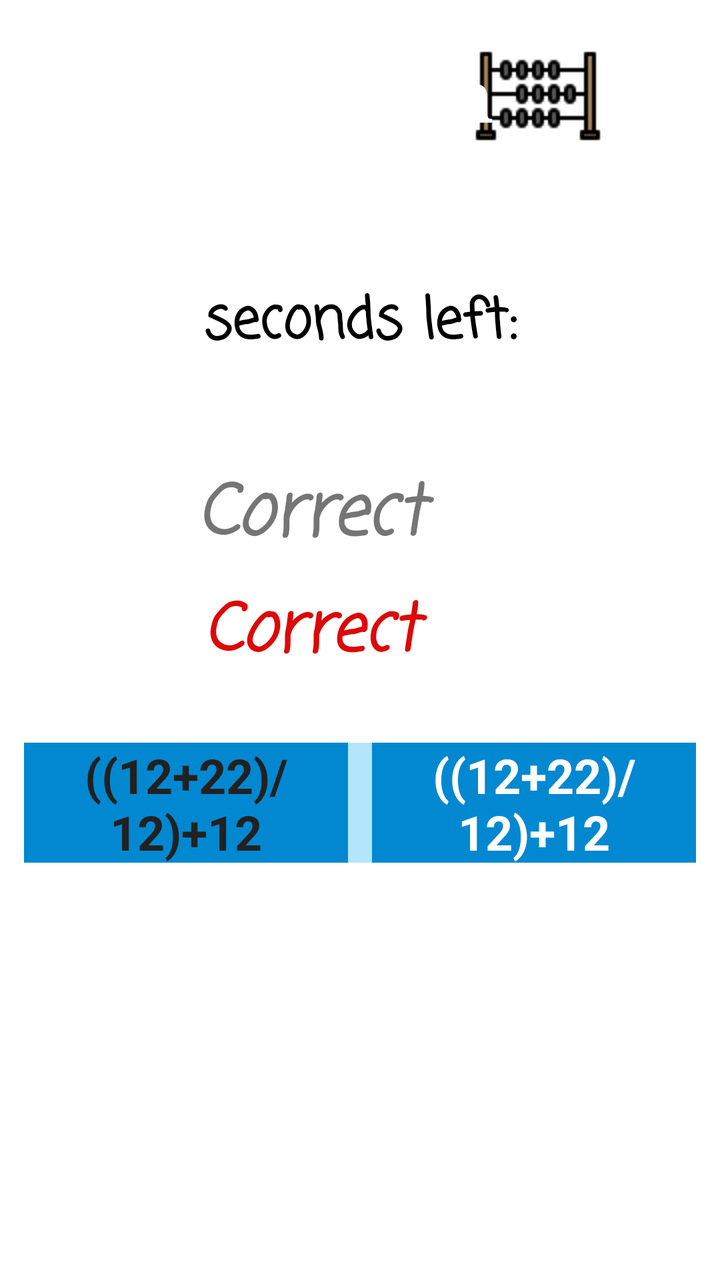
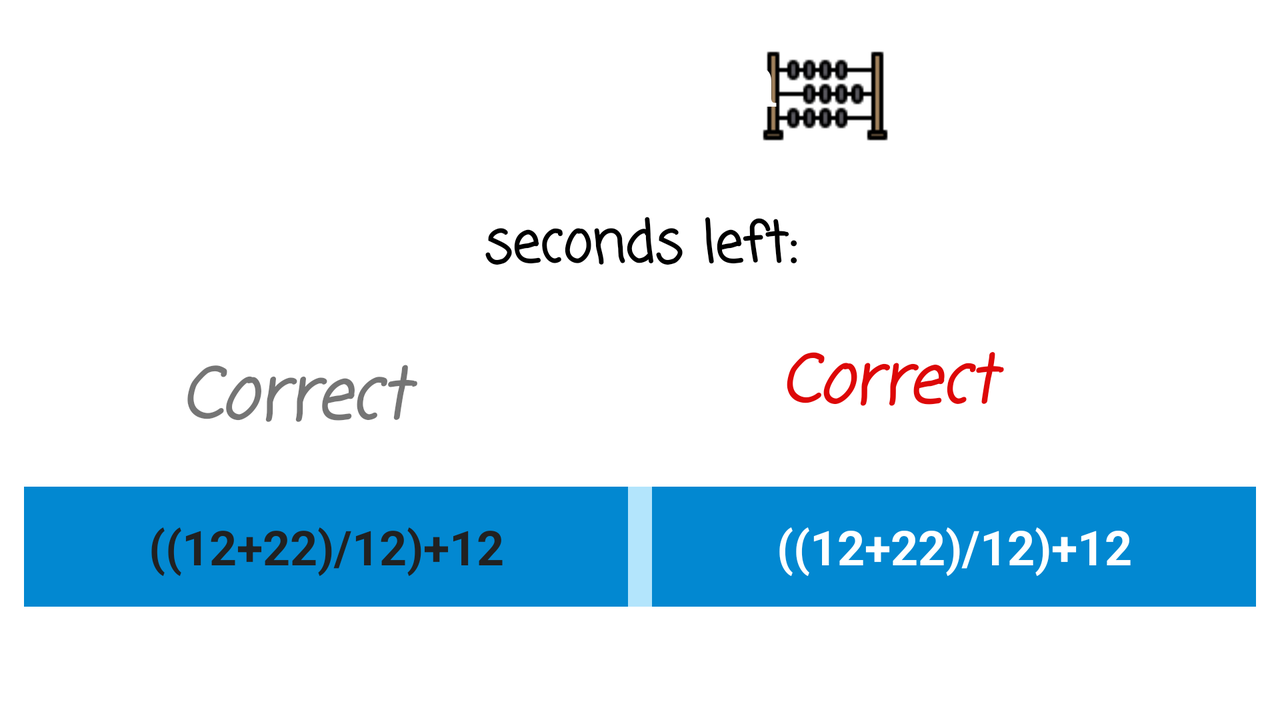

One screen, two layout resources from the same app: the default and the repository's alternative for another configuration. Each is rendered where Android would select it; the XML of both is given below.
<!-- AndroidManifest.xml: application theme Theme.MobileCwOne -->
<!-- res/layout/activity_main.xml -->
<?xml version="1.0" encoding="utf-8"?>
<androidx.constraintlayout.widget.ConstraintLayout xmlns:android="http://schemas.android.com/apk/res/android"
    xmlns:app="http://schemas.android.com/apk/res-auto"
    xmlns:tools="http://schemas.android.com/tools"
    android:layout_width="match_parent"
    android:layout_height="match_parent"
    android:background="@drawable/background"
    android:id="@+id/mainBackground"
    tools:context=".MainActivity">


    <ImageView
        android:id="@+id/imageView"
        android:layout_width="wrap_content"
        android:layout_height="wrap_content"
        android:layout_marginTop="16dp"
        android:contentDescription="@string/todo"
        app:layout_constraintEnd_toEndOf="parent"
        app:layout_constraintHorizontal_bias="0.801"
        app:layout_constraintStart_toStartOf="parent"
        app:layout_constraintTop_toTopOf="parent"
        app:srcCompat="@drawable/abacus" />

    <TextView
        android:id="@+id/headingTxt"
        android:layout_width="wrap_content"
        android:layout_height="wrap_content"
        android:layout_marginTop="24dp"
        android:fontFamily="serif"
        android:text="@string/Header"
        android:textAlignment="center"
        android:textColor="@color/white"
        android:textSize="35sp"
        android:textStyle="bold"
        app:layout_constraintEnd_toEndOf="parent"
        app:layout_constraintHorizontal_bias="0.293"
        app:layout_constraintStart_toStartOf="parent"
        app:layout_constraintTop_toTopOf="parent" />

    <LinearLayout
        android:id="@+id/timerLiner"
        android:layout_width="match_parent"
        android:layout_height="80dp"
        android:layout_marginTop="50dp"
        android:orientation="horizontal"
        app:layout_constraintEnd_toEndOf="parent"
        app:layout_constraintHorizontal_bias="0.0"
        app:layout_constraintStart_toStartOf="parent"
        app:layout_constraintTop_toBottomOf="@id/headingTxt">

        <TextView
            android:id="@+id/timerTxt"
            android:layout_width="0dp"
            android:layout_height="match_parent"
            android:layout_weight="1"
            android:fontFamily="casual"
            android:gravity="center_horizontal|center_vertical"
            android:text="@string/seconds_left"
            android:textColor="@color/black"
            android:textSize="28sp"
            android:textStyle="bold" />


    </LinearLayout>

    <LinearLayout
        android:id="@+id/validityLinear"
        android:layout_width="250dp"
        android:layout_height="50dp"
        android:layout_marginTop="30dp"
        android:weightSum="5"
        android:orientation="horizontal"
        app:layout_constraintEnd_toEndOf="parent"
        app:layout_constraintStart_toStartOf="parent"
        app:layout_constraintTop_toBottomOf="@id/timerLiner">

        <TextView
            android:id="@+id/answerValidityTxt"
            android:layout_width="0dp"
            android:layout_height="match_parent"
            android:layout_weight="4"
            android:fontFamily="casual"
            android:textAlignment="center"
            android:textSize="35sp"
            android:textStyle="italic|bold"
            tools:ignore="TextContrastCheck"
            tools:text="Correct" />

        <ImageView
            android:id="@+id/answerValidityImg"
            android:layout_width="0dp"
            android:layout_height="wrap_content"
            android:layout_weight="1"
            tools:srcCompat="@tools:sample/avatars"
            android:contentDescription="@string/right_or_wrong" />

    </LinearLayout>

    <LinearLayout
        android:id="@+id/wrongAnswersLinear"
        android:layout_width="250dp"
        android:layout_height="50dp"
        android:layout_marginTop="10dp"
        android:weightSum="5"
        android:orientation="horizontal"
        app:layout_constraintEnd_toEndOf="parent"
        app:layout_constraintStart_toStartOf="parent"
        app:layout_constraintTop_toBottomOf="@id/validityLinear">

        <TextView
            android:id="@+id/answerValidityTxt1"
            android:layout_width="0dp"
            android:layout_height="match_parent"
            android:layout_weight="4"
            android:fontFamily="casual"
            android:textColor="@color/red"
            android:textAlignment="center"
            android:textSize="33sp"
            android:textStyle="italic|bold"
            tools:ignore="TextContrastCheck"
            tools:text="Correct" />

        <ImageView
            android:id="@+id/answerValidityImg1"
            android:layout_width="0dp"
            android:layout_height="wrap_content"
            android:layout_weight="1"
            tools:srcCompat="@tools:sample/avatars"
            android:contentDescription="@string/right_or_wrong" />

    </LinearLayout>


    <LinearLayout
        android:layout_marginStart="12dp"
        android:layout_marginEnd="12dp"
        android:id="@+id/equationLinear"
        android:background="@color/primary_light"
        android:layout_width="match_parent"
        android:weightSum="2"
        android:layout_height="60dp"
        android:orientation="horizontal"
        android:layout_marginTop="90dp"
        app:layout_constraintEnd_toEndOf="parent"
        app:layout_constraintStart_toStartOf="parent"
        app:layout_constraintTop_toBottomOf="@id/validityLinear">

        <TextView
            android:id="@+id/equationOneTxt"
            android:layout_width="0dp"
            android:layout_height="match_parent"
            android:layout_marginEnd="6dp"
            android:layout_weight="1"
            android:background="@color/primary_dark"
            android:gravity="center_horizontal|center_vertical"
            android:textColor="@color/primary_text"
            android:textSize="24sp"
            android:textStyle="bold"

            tools:ignore="TextContrastCheck"
            tools:text="((12+22)/12)+12" />

        <TextView
            android:textStyle="bold"
            android:textColor="@color/white"
            android:id="@+id/equationTwoTxt"
            android:layout_width="0dp"
            android:layout_height="match_parent"
            android:layout_marginStart="6dp"
            android:layout_weight="1"
            android:background="@color/primary_dark"
            android:gravity="center_horizontal|center_vertical"
            android:textSize="24sp"
            tools:ignore="TextContrastCheck"
            tools:text="((12+22)/12)+12" />
    </LinearLayout>

    <LinearLayout
        android:padding="2dp"
        android:weightSum="3"
        android:layout_width="match_parent"
        android:layout_height="70dp"
        android:layout_marginTop="90dp"

        android:orientation="horizontal"
        app:layout_constraintEnd_toEndOf="parent"
        app:layout_constraintStart_toStartOf="parent"
        app:layout_constraintTop_toBottomOf="@id/equationLinear">

        <android.widget.Button
            android:background="@drawable/btn_final"
            android:layout_margin="4dp"
            android:id="@+id/greaterBtn"
            android:layout_width="0dp"
            android:enabled="false"
            android:textColor="@color/white"
            android:textSize="22sp"
            android:layout_height="match_parent"
            android:layout_weight="1"
            android:text="@string/greater_btn_txt" />

        <android.widget.Button
            android:background="@drawable/btn_final"
            android:layout_margin="4dp"
            android:id="@+id/equalBtn"
            android:layout_width="0dp"
            android:textSize="32sp"
            android:enabled="false"
            android:textColor="@color/white"
            android:layout_height="match_parent"
            android:layout_weight="1"
            android:text="@string/equal" />

        <android.widget.Button
            android:background="@drawable/btn_final"
            android:textColor="@color/white"
            android:textSize="22sp"
            android:enabled="false"
            android:layout_margin="4dp"
            android:id="@+id/lessBtn"
            android:layout_width="0dp"
            android:layout_height="match_parent"
            android:layout_weight="1"
            android:text="@string/less_btn_txt" />
    </LinearLayout>


</androidx.constraintlayout.widget.ConstraintLayout>
<!-- resources referenced by this layout -->
<resources>
  <color name="black">#FF000000</color>
  <color name="primary_dark">#0288D1</color>
  <color name="primary_light">#B3E5FC</color>
  <color name="primary_text">#212121</color>
  <color name="red">#DD0808</color>
  <color name="white">#FFFFFF</color>
  <!-- drawable abacus: png bitmap (drawable, 523 bytes) -->
  <string name="Header">Math is fun</string>
  <string name="equal">==</string>
  <string name="greater_btn_txt">GREATER</string>
  <string name="less_btn_txt">LESS</string>
  <string name="right_or_wrong">right or wrong</string>
  <string name="seconds_left">seconds left:</string>
  <string name="todo">TODO</string>
  <style name="Theme.MobileCwOne" parent="Theme.MaterialComponents.DayNight.NoActionBar">
          
          <item name="colorPrimary">#D52121</item>
          <item name="colorPrimaryVariant">#0F63C0</item>
          <item name="colorOnPrimary">@color/white</item>
          
          <item name="colorSecondary">@color/accent</item>
          <item name="colorSecondaryVariant">@color/teal_700</item>
          <item name="colorOnSecondary">@color/black</item>
          
          <item name="android:statusBarColor" tools:targetApi="l">?attr/colorPrimaryVariant</item>
          
      </style>
  <color name="accent">#536DFE</color>
  <color name="teal_700">#FF018786</color>
</resources>
<!-- res/layout-land/activity_main.xml (the repository's variant of the layout above) -->
<!-- drawn on the phone turned sideways -->
<?xml version="1.0" encoding="utf-8"?>
<androidx.constraintlayout.widget.ConstraintLayout xmlns:android="http://schemas.android.com/apk/res/android"
    xmlns:app="http://schemas.android.com/apk/res-auto"
    xmlns:tools="http://schemas.android.com/tools"
    android:layout_width="match_parent"
    android:layout_height="match_parent"
    android:background="@drawable/background"
    android:id="@+id/mainBackground"
    tools:context=".MainActivity">


    <ImageView
        android:id="@+id/imageView"
        android:layout_width="wrap_content"
        android:layout_height="wrap_content"
        android:layout_marginTop="16dp"
        android:contentDescription="@string/todo"
        app:layout_constraintEnd_toEndOf="parent"
        app:layout_constraintHorizontal_bias="0.661"
        app:layout_constraintStart_toStartOf="parent"
        app:layout_constraintTop_toTopOf="parent"
        app:srcCompat="@drawable/abacus" />

    <TextView
        android:id="@+id/headingTxt"
        android:layout_width="wrap_content"
        android:layout_height="wrap_content"
        android:layout_marginTop="16dp"
        android:fontFamily="serif"
        android:text="@string/Header"
        android:textAlignment="center"
        android:textColor="@color/white"
        android:textSize="35sp"
        android:textStyle="bold"
        app:layout_constraintEnd_toEndOf="parent"
        app:layout_constraintHorizontal_bias="0.429"
        app:layout_constraintStart_toStartOf="parent"
        app:layout_constraintTop_toTopOf="parent" />

    <LinearLayout
        android:id="@+id/timerLiner"
        android:layout_width="match_parent"
        android:layout_height="80dp"
        android:layout_marginTop="20dp"
        android:orientation="horizontal"
        app:layout_constraintEnd_toEndOf="parent"
        app:layout_constraintHorizontal_bias="0.0"
        app:layout_constraintStart_toStartOf="parent"
        app:layout_constraintTop_toBottomOf="@id/headingTxt">

        <TextView
            android:id="@+id/timerTxt"
            android:layout_width="0dp"
            android:layout_height="match_parent"
            android:layout_weight="1"
            android:fontFamily="casual"
            android:gravity="center_horizontal|center_vertical"
            android:text="@string/seconds_left"
            android:textColor="@color/black"
            android:textSize="28sp"
            android:textStyle="bold" />


    </LinearLayout>

    <LinearLayout
        android:id="@+id/validityLinear"
        android:layout_width="250dp"
        android:layout_height="50dp"
        android:layout_marginTop="10dp"
        android:orientation="horizontal"
        android:weightSum="5"
        app:layout_constraintEnd_toStartOf="@id/wrongAnswersLinear"
        app:layout_constraintHorizontal_bias="0.25"
        app:layout_constraintStart_toStartOf="parent"
        app:layout_constraintTop_toBottomOf="@id/timerLiner">

        <TextView
            android:id="@+id/answerValidityTxt"
            android:layout_width="0dp"
            android:layout_height="match_parent"
            android:layout_weight="4"
            android:fontFamily="casual"
            android:textAlignment="center"
            android:textSize="35sp"
            android:textStyle="italic|bold"
            tools:ignore="TextContrastCheck"
            tools:text="Correct" />

        <ImageView
            android:id="@+id/answerValidityImg"
            android:layout_width="0dp"
            android:layout_height="wrap_content"
            android:layout_weight="1"
            android:contentDescription="@string/right_or_wrong"
            tools:srcCompat="@tools:sample/avatars" />

    </LinearLayout>


    <LinearLayout
        android:id="@+id/wrongAnswersLinear"
        android:layout_width="250dp"
        android:layout_height="50dp"
        android:layout_marginTop="4dp"
        android:orientation="horizontal"
        android:weightSum="5"
        app:layout_constraintEnd_toEndOf="parent"
        app:layout_constraintStart_toEndOf="@id/validityLinear"
        app:layout_constraintTop_toBottomOf="@id/timerLiner">

                <TextView
                    android:id="@+id/answerValidityTxt1"
                    android:layout_width="0dp"
                    android:layout_height="match_parent"
                    android:layout_weight="4"
                    android:fontFamily="casual"
                    android:textColor="@color/red"
                    android:textAlignment="center"
                    android:textSize="33sp"
                    android:textStyle="italic|bold"
                    tools:ignore="TextContrastCheck"
                    tools:text="Correct" />

                <ImageView
                    android:id="@+id/answerValidityImg1"
                    android:layout_width="0dp"
                    android:layout_height="wrap_content"
                    android:layout_weight="1"
                    tools:srcCompat="@tools:sample/avatars"
                    android:contentDescription="@string/right_or_wrong" />

    </LinearLayout>

    <LinearLayout
        android:layout_marginStart="12dp"
        android:layout_marginEnd="12dp"
        android:id="@+id/equationLinear"
        android:background="@color/primary_light"
        android:layout_width="match_parent"
        android:weightSum="2"
        android:layout_height="60dp"
        android:orientation="horizontal"
        android:layout_marginTop="20dp"
        app:layout_constraintEnd_toEndOf="parent"
        app:layout_constraintStart_toStartOf="parent"
        app:layout_constraintTop_toBottomOf="@id/validityLinear">

        <TextView
            android:id="@+id/equationOneTxt"
            android:layout_width="0dp"
            android:layout_height="match_parent"
            android:layout_marginEnd="6dp"
            android:layout_weight="1"
            android:background="@color/primary_dark"
            android:gravity="center_horizontal|center_vertical"
            android:textColor="@color/primary_text"
            android:textSize="24sp"
            android:textStyle="bold"

            tools:ignore="TextContrastCheck"
            tools:text="((12+22)/12)+12" />

        <TextView
            android:textStyle="bold"
            android:textColor="@color/white"
            android:id="@+id/equationTwoTxt"
            android:layout_width="0dp"
            android:layout_height="match_parent"
            android:layout_marginStart="6dp"
            android:layout_weight="1"
            android:background="@color/primary_dark"
            android:gravity="center_horizontal|center_vertical"
            android:textSize="24sp"
            tools:ignore="TextContrastCheck"
            tools:text="((12+22)/12)+12" />
    </LinearLayout>

    <LinearLayout
        android:padding="2dp"
        android:weightSum="3"
        android:layout_width="match_parent"
        android:layout_height="70dp"
        android:layout_marginTop="10dp"

        android:orientation="horizontal"
        app:layout_constraintEnd_toEndOf="parent"
        app:layout_constraintStart_toStartOf="parent"
        app:layout_constraintTop_toBottomOf="@id/equationLinear">

        <android.widget.Button
            android:background="@drawable/btn_final"
            android:layout_margin="4dp"
            android:id="@+id/greaterBtn"
            android:layout_width="0dp"
            android:textColor="@color/white"
            android:textSize="22sp"
            android:layout_height="match_parent"
            android:layout_weight="1"
            android:text="@string/greater_btn_txt" />

        <android.widget.Button
            android:background="@drawable/btn_final"
            android:layout_margin="4dp"
            android:id="@+id/equalBtn"
            android:layout_width="0dp"
            android:textSize="32sp"
            android:textColor="@color/white"
            android:layout_height="match_parent"
            android:layout_weight="1"
            android:text="@string/equal" />

        <android.widget.Button
            android:background="@drawable/btn_final"
            android:textColor="@color/white"
            android:textSize="22sp"
            android:layout_margin="4dp"
            android:id="@+id/lessBtn"
            android:layout_width="0dp"
            android:layout_height="match_parent"
            android:layout_weight="1"
            android:text="@string/less_btn_txt" />
    </LinearLayout>


</androidx.constraintlayout.widget.ConstraintLayout>
